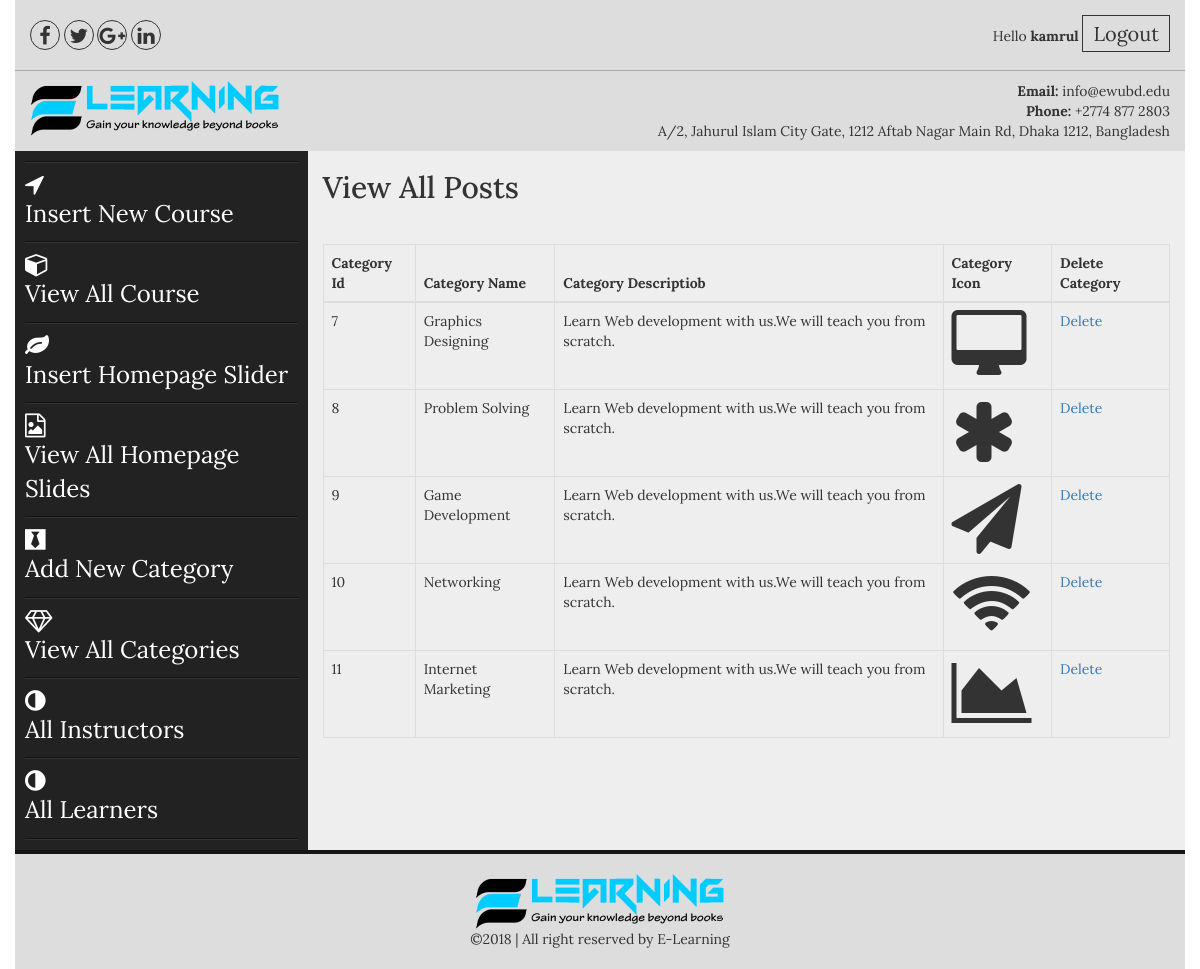
Page /admin/view_categories.php (signed in) on the committed database.
### tables this page shows
CREATE TABLE IF NOT EXISTS `categories` (
`cat_id` int(100) NOT NULL,
  `cat_name` varchar(100) NOT NULL,
  `cat_desc` text NOT NULL,
  `cat_icon` varchar(50) NOT NULL
);

### admin/view_categories.php (the view)
<?php include("includes/header.php");?>
<section class="admin_area">
    <div class="container">
        <div class="row">
            <?php include("includes/admin_menus.php");?>
            <div class="col-md-9 col-sm-9 col-xs-12">
                <div class="add_admin_content">
                   <h2>View All Posts</h2>
                      <table class="table table-bordered">
                        <thead>
                          <tr>
                            <th>Category Id</th>
                            <th>Category Name</th>
                            <th>Category Descriptiob</th>
                            <th>Category Icon</th>
                            <th>Delete Category</th>
                          </tr>
                        </thead>
                        <tbody>
                        <?php
                        $cat = "select * from categories";
                        $run_cat = mysqli_query($con,$cat);
                        while($cat_row = mysqli_fetch_array($run_cat)):
                        $cat_id = $cat_row ['cat_id'];
                        $cat_name = $cat_row ['cat_name'];
                        $cat_icon = $cat_row ['cat_icon'];
                        $cat_desc = substr($cat_row ['cat_desc'],0,100);
                        ?>
                          <tr>
                            <td><?php echo $cat_id;?></td>
                            <td><?php echo $cat_name;?></td>
                            <td><?php echo $cat_desc;?></td>
                            <td><i class="fa <?php echo $cat_icon;?> fa-5x"></i></td>
                            <td><a href="delete_cat.php?delete_cat=<?php echo $cat_id;?>">Delete</a></td>
                          </tr>
                        <?php endwhile;?>
                        </tbody>
                      </table>
                </div>
            </div>
        </div>
    </div>
</section>
<?php include("includes/footer.php");?>

### admin/css/style.css (style rules this page uses)
body { font-family: 'Lora', serif; }
h1,h2,h3,h4,h5,h6,p { margin: 0; padding: 0 }
.container { background: #eee }
.admin_area .row { position: relative; }
.add_admin_content h2 { margin-bottom: 40px; margin-top: 20px; }
body, html { height: 100%; }

### rows in the picture
categories: cat_id "7", cat_name "Graphics Designing", cat_desc "Learn Web development with us.We will teach you from scratch."
categories: cat_id "8", cat_name "Problem Solving", cat_desc "Learn Web development with us.We will teach you from scratch."
categories: cat_id "9", cat_name "Game Development", cat_desc "Learn Web development with us.We will teach you from scratch."
categories: cat_id "10", cat_name "Networking", cat_desc "Learn Web development with us.We will teach you from scratch."
categories: cat_id "11", cat_name "Internet Marketing", cat_desc "Learn Web development with us.We will teach you from scratch."

### other values in the picture
$_SESSION['user_name'] "kamrul"
